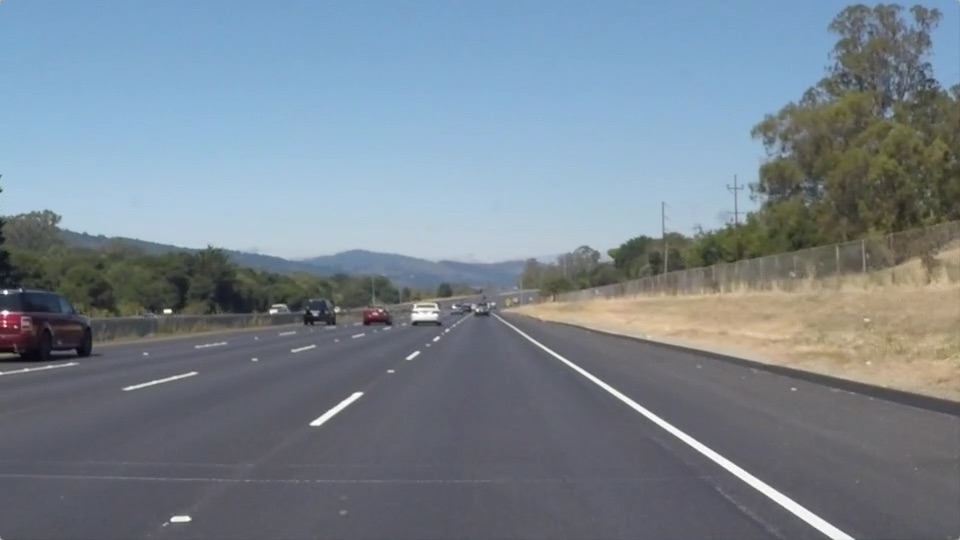
#> input picture test_images/solidWhiteRight.jpg, 960 x 540 px
$ jupyter execute --allow-errors traitement.ipynb
#> lines starting #> are read from the running program, lines starting #| are printed output that depends on the picture; after the words box and inside, x2 and y2 are one past the last pixel; in counts of white or black regions, pixels touching at a corner belong together
[cell 1]
import numpy as np
import cv2
import pandas as pd

[cell 2]
import matplotlib.pyplot as plt
import matplotlib.image as mpimg
import numpy as np
import cv2

# Read in the image
image = mpimg.imread('test_images/solidWhiteRight.jpg')
#> image is the input picture: shape (540, 960, 3); mean R, G, B 120.3, 132.6, 143.7

# Grab the x and y size and make a copy of the image
ysize = image.shape[0]
#> ysize = 540
xsize = image.shape[1]
#> xsize = 960
color_select = np.copy(image)
line_image = np.copy(image)

# Define color selection criteria
# MODIFY THESE VARIABLES TO MAKE YOUR COLOR SELECTION
red_threshold = 200
green_threshold = 200
blue_threshold = 200

rgb_threshold = [red_threshold, green_threshold, blue_threshold]

# Define the vertices of a triangular mask.
# Keep in mind the origin (x=0, y=0) is in the upper left
# MODIFY THESE VALUES TO ISOLATE THE REGION
# WHERE THE LANE LINES ARE IN THE IMAGE
left_bottom = [100, 539]
right_bottom = [950, 539]
apex = [480, 290]

# Perform a linear fit (y=Ax+B) to each of the three sides of the triangle
# np.polyfit returns the coefficients [A, B] of the fit
fit_left = np.polyfit((left_bottom[0], apex[0]), (left_bottom[1], apex[1]), 1)
fit_right = np.polyfit((right_bottom[0], apex[0]), (right_bottom[1], apex[1]), 1)
fit_bottom = np.polyfit((left_bottom[0], right_bottom[0]), (left_bottom[1], right_bottom[1]), 1)

# Mask pixels below the threshold
color_thresholds = (image[:,:,0] < rgb_threshold[0]) | \
                    (image[:,:,1] < rgb_threshold[1]) | \
                    (image[:,:,2] < rgb_threshold[2])
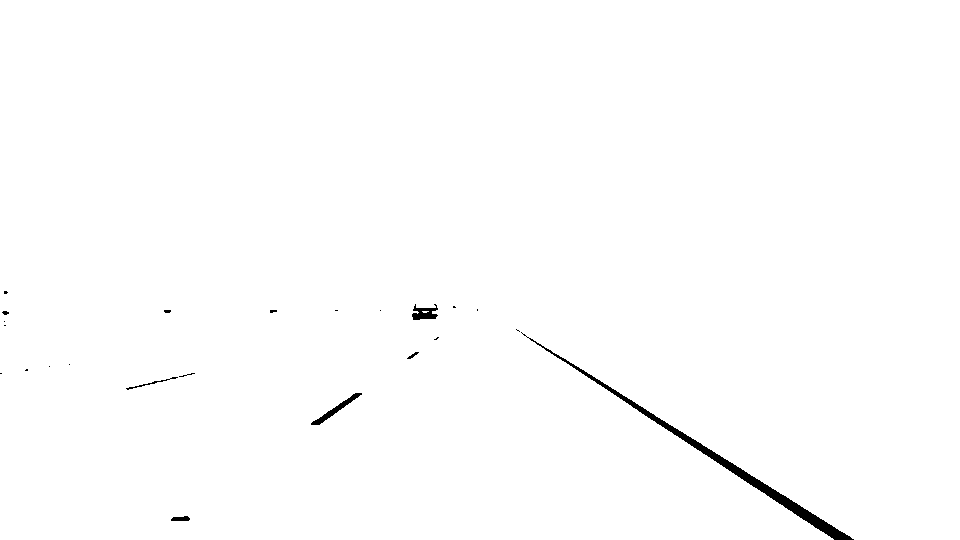
#> color_thresholds: shape (540, 960) bool; 99.4% white; 23 black regions (16 under 20 px), largest, box (x1, y1, x2, y2) and area: (521, 332, 854, 540) 2350, (311, 393, 362, 425) 291, (412, 304, 438, 320) 247

# Find the region inside the lines
XX, YY = np.meshgrid(np.arange(0, xsize), np.arange(0, ysize))
region_thresholds = (YY > (XX*fit_left[0] + fit_left[1])) & \
                    (YY > (XX*fit_right[0] + fit_right[1])) & \
                    (YY < (XX*fit_bottom[0] + fit_bottom[1]))

# Mask color and region selection
color_select[color_thresholds | ~region_thresholds] = [0, 0, 0]
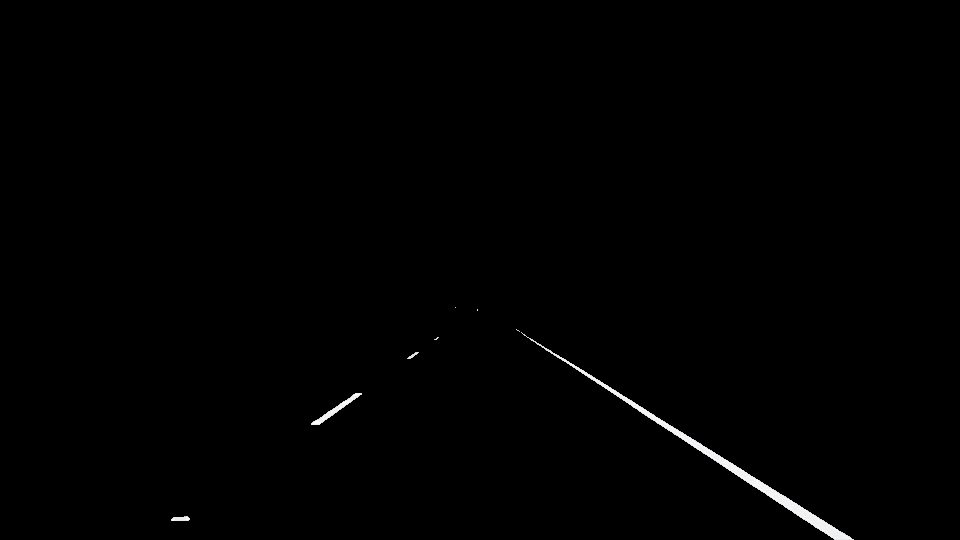
#> color_select: shape (540, 960, 3); mean R, G, B 1.3, 1.3, 1.3
# Color pixels red where both color and region selections met
line_image[~color_thresholds & region_thresholds] = [9, 255, 0]
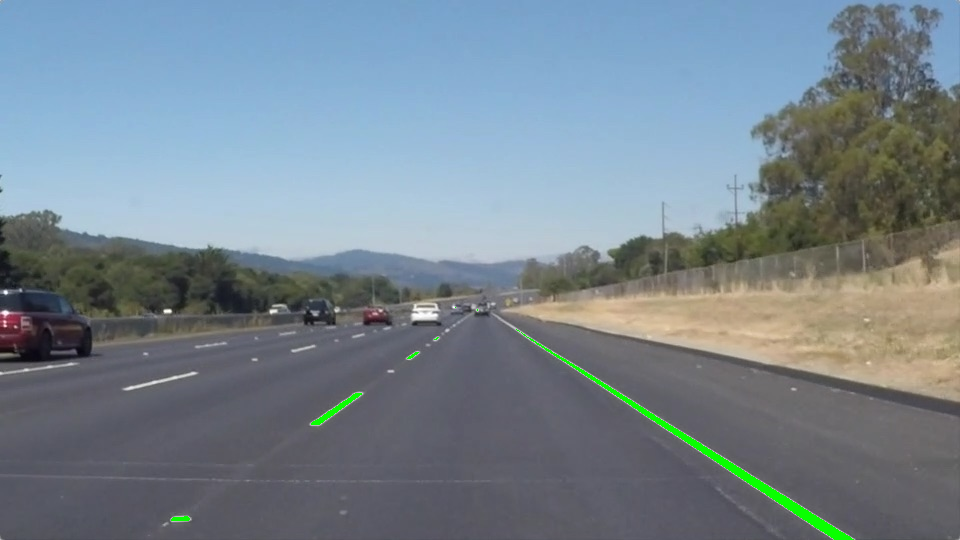
#> line_image: shape (540, 960, 3); 0.53% of pixels changed, all inside (x1, y1, x2, y2) = (171, 307, 854, 540)
histogram = np.sum(color_select[int(color_select.shape[0] ):, :], axis=0)
#> histogram = 960 rows, first 8: [0, 0, 0], [0, 0, 0], [0, 0, 0], [0, 0, 0], [0, 0, 0], [0, 0, 0], [0, 0, 0], [0, 0, 0]
cv2.imwrite("lane_lines_separated.jpg", color_select)
# Display the image and show region and color selections
plt.imshow(image)
x = [left_bottom[0], right_bottom[0], apex[0], left_bottom[0]]
y = [left_bottom[1], right_bottom[1], apex[1], left_bottom[1]]

plt.plot(x, y, 'r--', lw=4)

plt.title("Region Of Interest")
plt.show()
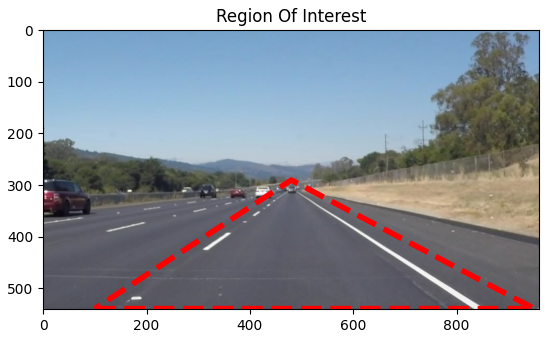
#> figure drawn by matplotlib, 1 panel
plt.imshow(color_select)
plt.title("Color Selection in the Triangular Region")
plt.plot(histogram)
plt.show()
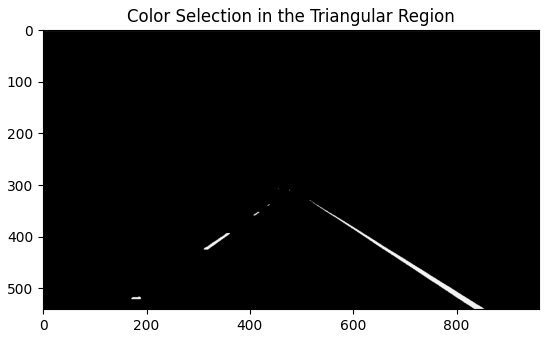
#> figure drawn by matplotlib, 1 panel
plt.imshow(line_image)
plt.title("Region Masked Image [Lane Lines in Green]")
plt.show()

$ run again, with test_images/solidYellowCurve2.jpg copied over test_images/solidWhiteRight.jpg
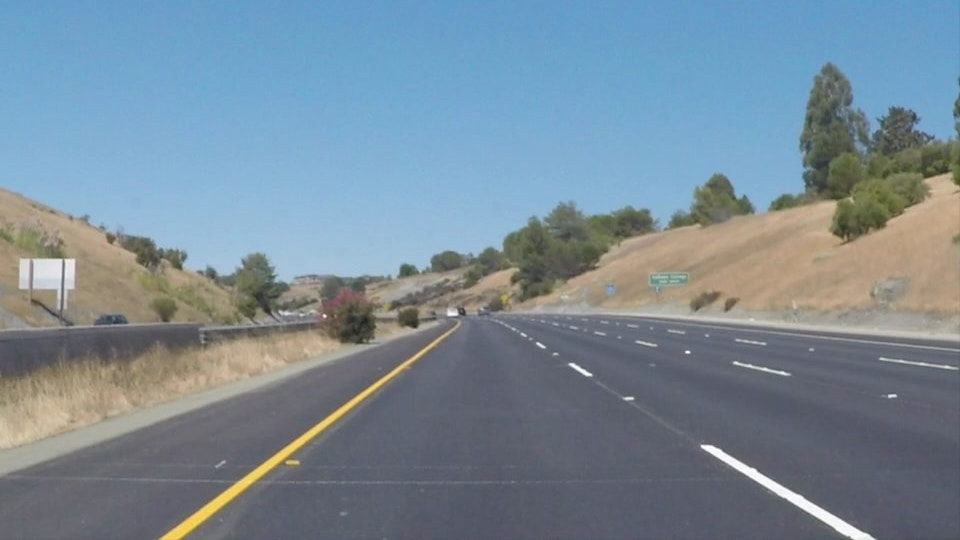
#> input picture test_images/solidYellowCurve2.jpg, 960 x 540 px
#> image is the input picture: shape (540, 960, 3); mean R, G, B 120.7, 138.6, 151.5
#> `color_thresholds = (image[:,:,0] < rgb_threshold[0]) | \ (image[:,:,1]..`:
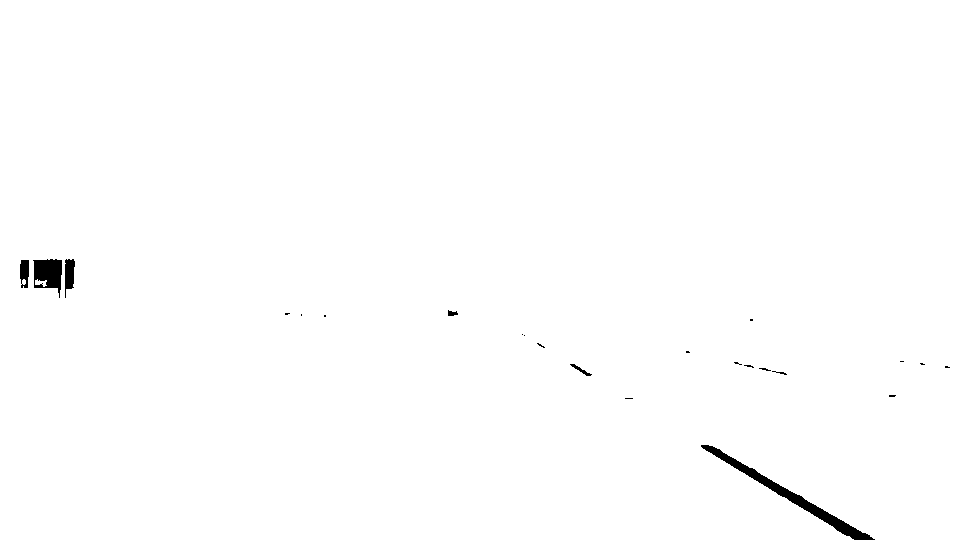
#> color_thresholds: shape (540, 960) bool; 99.4% white; 23 black regions (16 under 20 px), largest, box (x1, y1, x2, y2) and area: (701, 445, 875, 540) 1630, (33, 259, 62, 298) 740, (65, 259, 75, 298) 275
#> line_image: shape (540, 960, 3); 0.34% of pixels changed, all inside (x1, y1, x2, y2) = (448, 311, 875, 540)
#> histogram = 960 rows, first 8: [0, 0, 0], [0, 0, 0], [0, 0, 0], [0, 0, 0], [0, 0, 0], [0, 0, 0], [0, 0, 0], [0, 0, 0]
#> `plt.show()`:
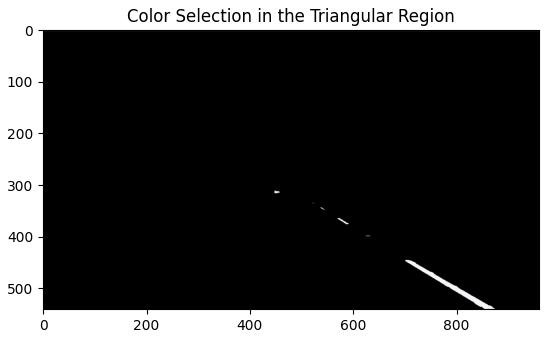
#> figure drawn by matplotlib, 1 panel

$ run again, with test_images/solidYellowLeft.jpg copied over test_images/solidWhiteRight.jpg
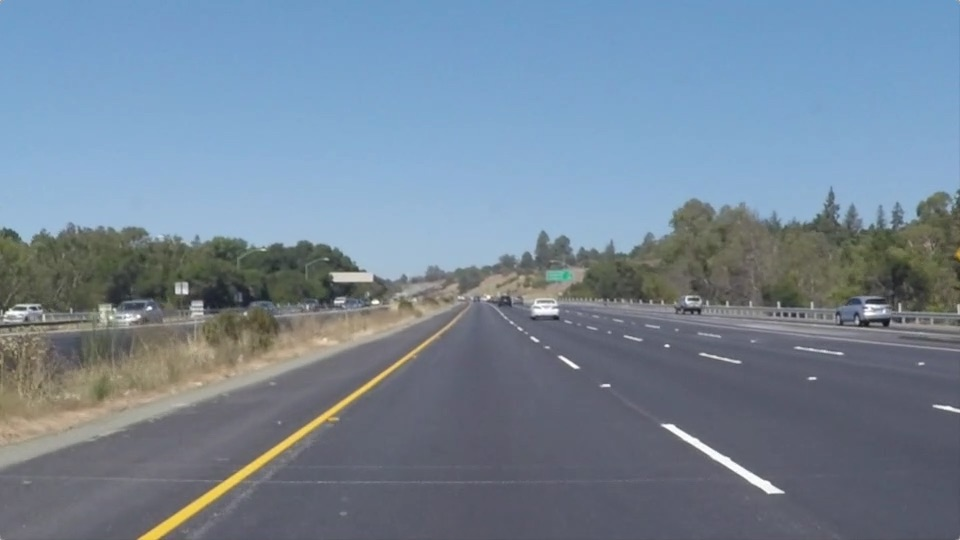
#> input picture test_images/solidYellowLeft.jpg, 960 x 540 px
#> image is the input picture: shape (540, 960, 3); mean R, G, B 116.5, 133.6, 150.8
#> `color_thresholds = (image[:,:,0] < rgb_threshold[0]) | \ (image[:,:,1]..`:
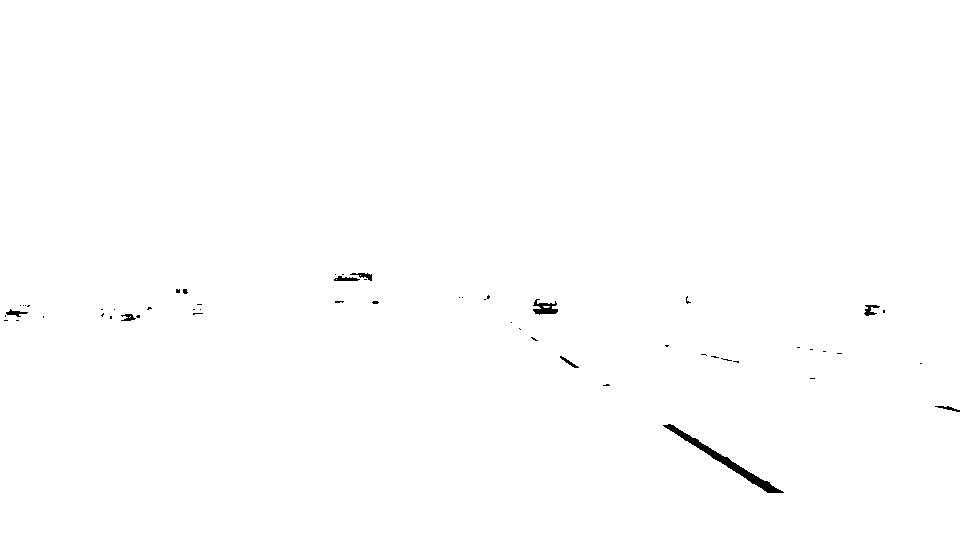
#> color_thresholds: shape (540, 960) bool; 99.6% white; 55 black regions (45 under 20 px), largest, box (x1, y1, x2, y2) and area: (663, 424, 784, 493) 915, (533, 299, 558, 315) 217, (864, 305, 880, 316) 89
#> line_image: shape (540, 960, 3); 0.19% of pixels changed, all inside (x1, y1, x2, y2) = (484, 295, 784, 493)
#> histogram = 960 rows, first 8: [0, 0, 0], [0, 0, 0], [0, 0, 0], [0, 0, 0], [0, 0, 0], [0, 0, 0], [0, 0, 0], [0, 0, 0]
#> `plt.show()`:
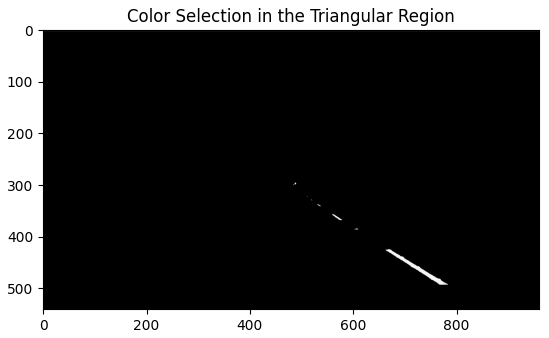
#> figure drawn by matplotlib, 1 panel

$ run again, with test_images/whiteCarLaneSwitch.jpg copied over test_images/solidWhiteRight.jpg
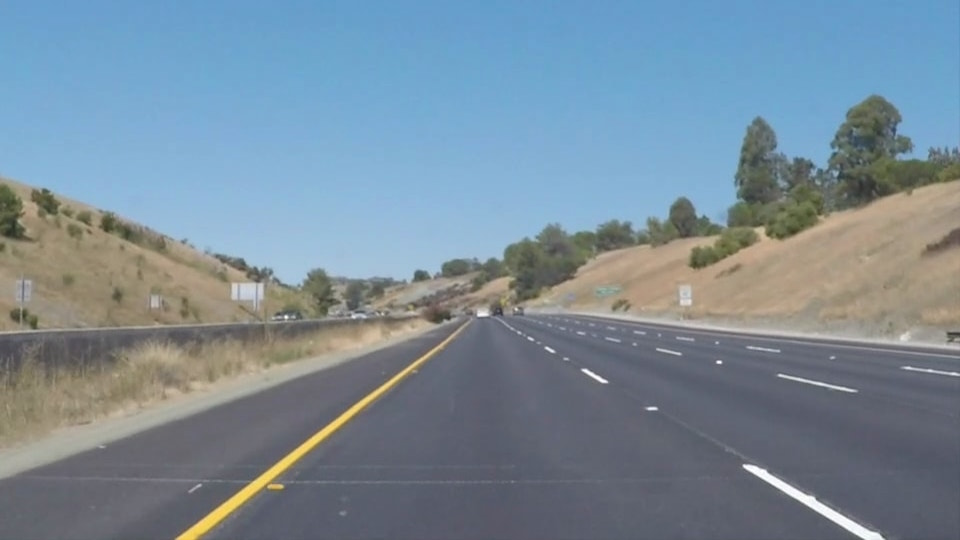
#> input picture test_images/whiteCarLaneSwitch.jpg, 960 x 540 px
#> image is the input picture: shape (540, 960, 3); mean R, G, B 121.2, 139.4, 152.9
#> `color_thresholds = (image[:,:,0] < rgb_threshold[0]) | \ (image[:,:,1]..`:
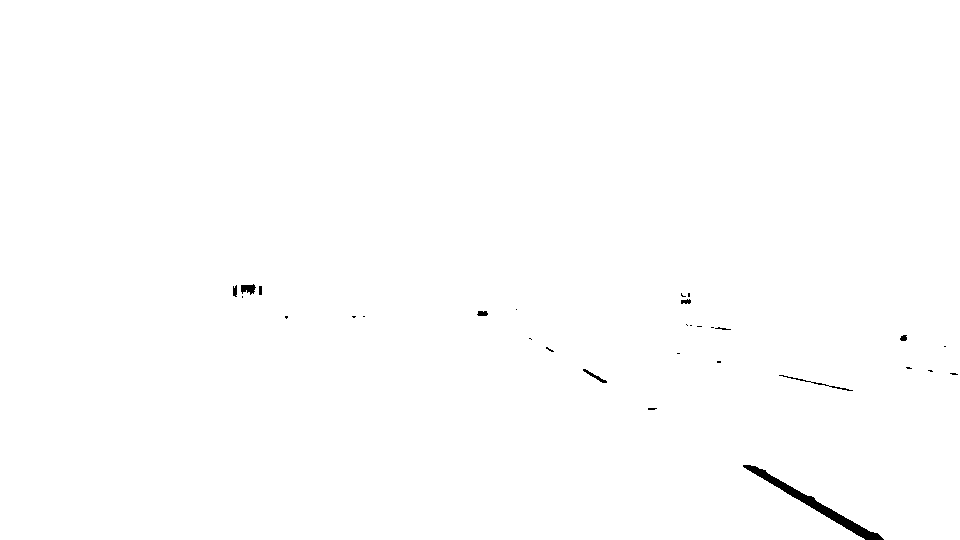
#> color_thresholds: shape (540, 960) bool; 99.6% white; 30 black regions (20 under 20 px), largest, box (x1, y1, x2, y2) and area: (743, 465, 884, 540) 1247, (241, 284, 256, 295) 108, (779, 375, 853, 391) 103
#> line_image: shape (540, 960, 3); 0.27% of pixels changed, all inside (x1, y1, x2, y2) = (477, 311, 884, 540)
#> histogram = 960 rows, first 8: [0, 0, 0], [0, 0, 0], [0, 0, 0], [0, 0, 0], [0, 0, 0], [0, 0, 0], [0, 0, 0], [0, 0, 0]
#> `plt.show()`:
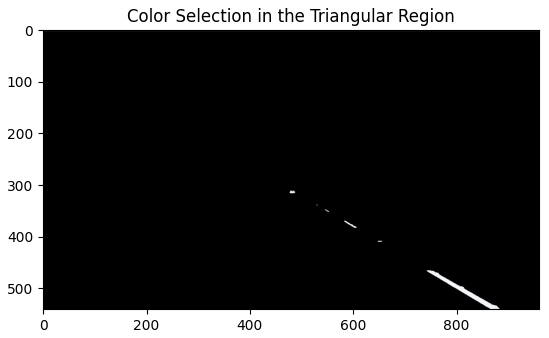
#> figure drawn by matplotlib, 1 panel
